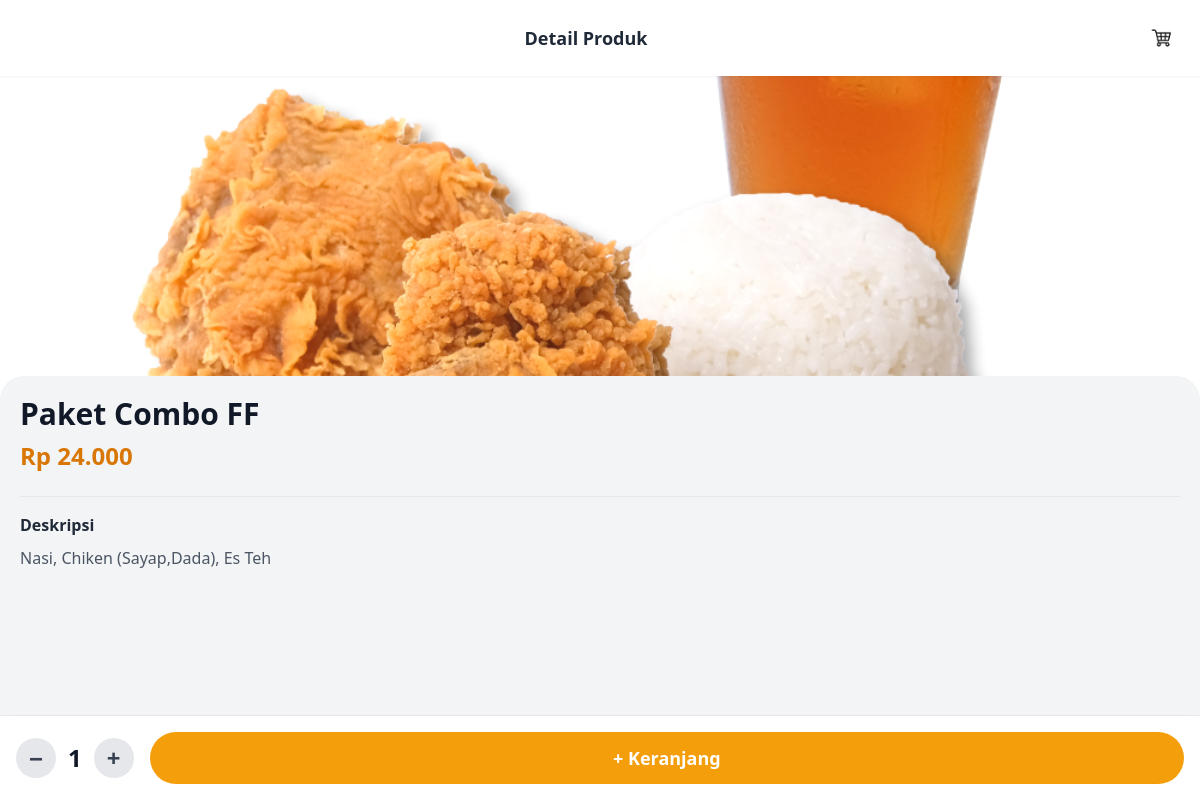
Screenshot of /admin/detail_produk.php?id=15 (signed in) with the database file from the repository.
### tables this page shows
CREATE TABLE `produk` (
  `id` int(11) NOT NULL AUTO_INCREMENT,
  `nama` varchar(255) NOT NULL,
  `harga` int(11) NOT NULL,
  `harga_diskon` int(11) DEFAULT NULL,
  `id_kategori` int(11) DEFAULT NULL,
  `deskripsi` text DEFAULT NULL,
  `gambar` varchar(255) NOT NULL,
  PRIMARY KEY (`id`),
  KEY `id_kategori` (`id_kategori`),
  CONSTRAINT `produk_ibfk_1` FOREIGN KEY (`id_kategori`) REFERENCES `kategori` (`id`) ON DELETE SET NULL ON UPDATE CASCADE
);

### admin/detail_produk.php (the view, shortened to what this page needs)
<?php
include '../admin/koneksi.php';
$id_produk = isset($_GET['id']) ? (int)$_GET['id'] : 0;
$stmt = $conn->prepare("SELECT * FROM produk WHERE id = ?");
$stmt->bind_param("i", $id_produk);
$stmt->execute();
$result_produk = $stmt->get_result();
$produk = $result_produk->fetch_assoc();
?>
<!DOCTYPE html>
<html lang="id">
<head>
    <script src="https://cdn.tailwindcss.com"></script>
</head>
<body class="bg-gray-100 font-sans">
<header class="sticky top-0 bg-white shadow-sm z-30 flex items-center justify-between p-4">
    <a href="#" onclick="window.history.back(); return false;" class="p-2 rounded-full hover:bg-gray-100">
    </a>
    <h1 class="text-lg font-bold text-gray-800">Detail Produk</h1>
    <a href="keranjang.php" class="p-2 relative">
        <img src="cart.png" alt="Keranjang Belanja" class="w-7 h-7">
    </a>
</header>
<main>
    <div class="w-full h-80 bg-white">
        <img src="../uploads/<?= htmlspecialchars($produk['gambar']) ?>" alt="<?= htmlspecialchars($produk['nama']) ?>" class="w-full h-full object-cover">
    </div>
    <div class="relative bg-gray-100 p-5 -mt-5 rounded-t-3xl animate-pop-in">
        <h2 class="text-3xl font-bold text-gray-900"><?= htmlspecialchars($produk['nama']) ?></h2>
        <p class="text-2xl font-semibold text-amber-600 mt-2">Rp <?= number_format($produk['harga'], 0, ',', '.') ?></p>
        <div class="mt-6 border-t pt-4">
            <h3 class="font-semibold text-gray-800 mb-2">Deskripsi</h3>
            <p class="text-gray-600 leading-relaxed">
                <?= nl2br(htmlspecialchars($produk['deskripsi'] ?? 'Tidak ada deskripsi untuk produk ini.')) ?>
            </p>
        </div>
    </div>
</main>
<footer class="fixed bottom-0 inset-x-0 bg-white p-4 border-t shadow-lg z-30">
    <form id="cartForm" class="flex items-center gap-4">
        <div class="flex items-center gap-3">
            <button type="button" id="btn-minus" class="w-10 h-10 rounded-full bg-gray-200 text-gray-700 text-2xl font-bold flex items-center justify-center hover:bg-gray-300 transition">−</button>
            <span id="qtyDisplay" class="text-2xl font-bold text-gray-900">1</span>
            <button type="button" id="btn-plus" class="w-10 h-10 rounded-full bg-gray-200 text-gray-700 text-2xl font-bold flex items-center justify-center hover:bg-gray-300 transition">+</button>
        </div>
        <button id="addToCartBtn" type="submit" class="flex-grow bg-amber-500 text-white py-3 rounded-full font-bold text-lg hover:bg-amber-600 transition flex items-center justify-center gap-2">
            <span class="btn-text">+ Keranjang</span>
        </button>
    </form>
</footer>
</body>
</html>

### admin/detail_produk.php (style rules this page uses)
.animate-pop-in { animation: popIn 0.3s ease-out forwards; }
body { padding-bottom: 120px; }

### rows the page displays
produk: gambar (picture), nama "Paket Combo FF", harga "24.000", deskripsi "Nasi, Chiken (Sayap,Dada), Es Teh"
